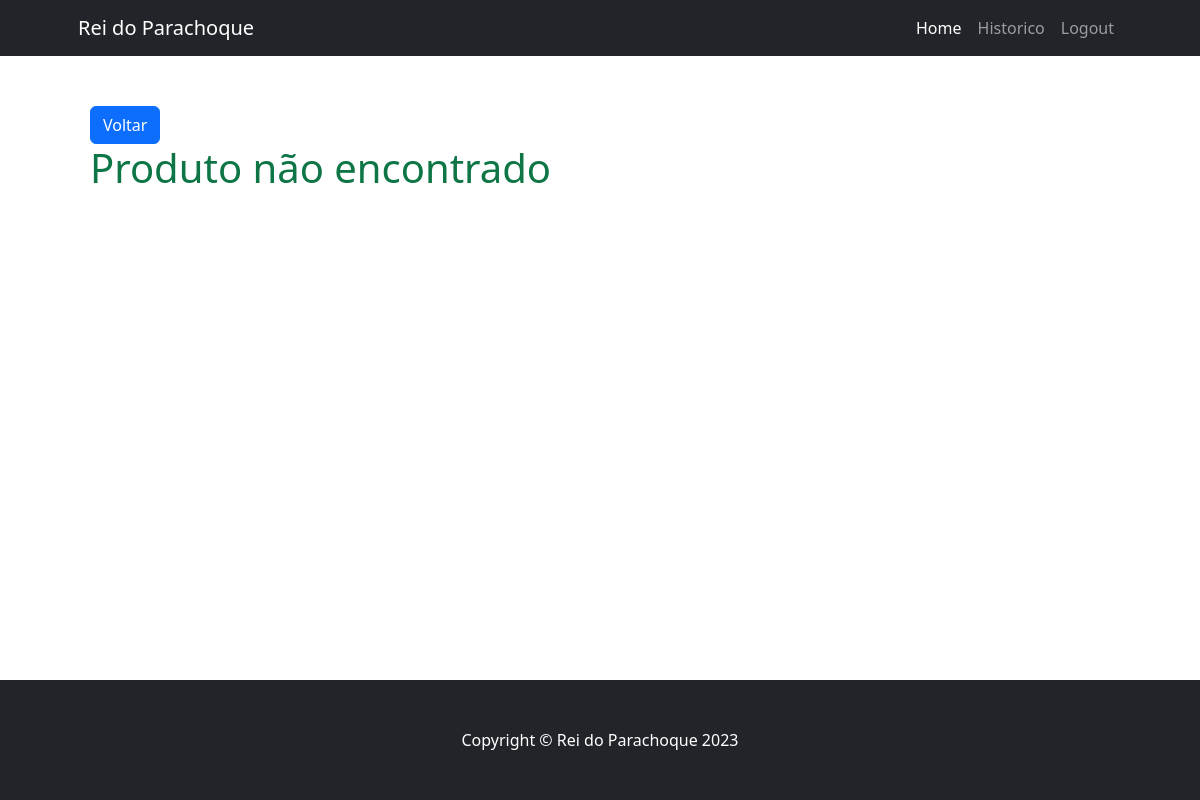
The app's page /product/burge (signed in), older data.
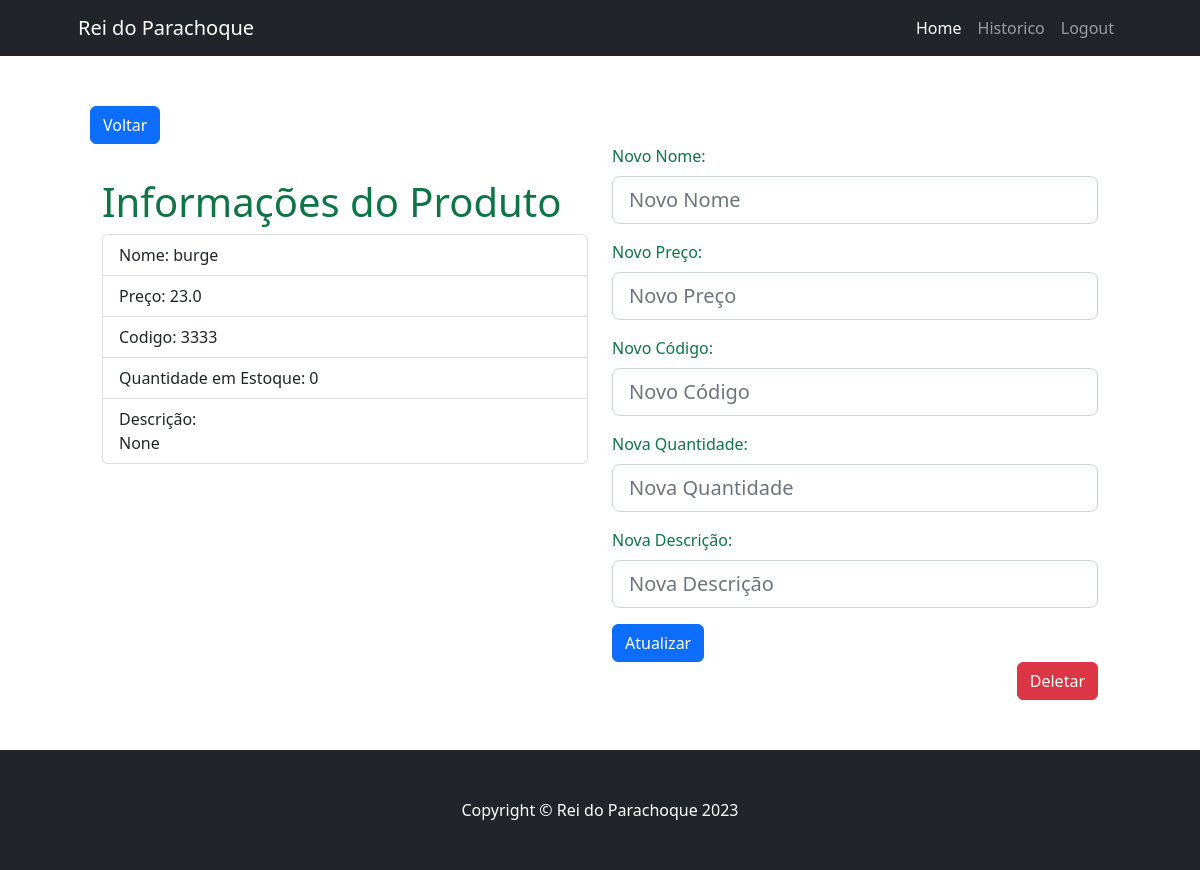
The same page, newer data.
### app/models/tables.py (models this page shows, shortened)
class Product(db.Model):
    id = db.Column(db.Integer, primary_key=True)
    name = db.Column(db.String(80))
    price = db.Column(db.Float)
    code = db.Column(db.String(80), unique=True)
    quantity = db.Column(db.Integer, default=0)
    description = db.Column(db.String(120))

### app/controllers/default.py (the view, shortened to what this page needs)
@app.route('/product/<name>', methods=['GET', 'POST'])
@login_required
def product(name):
    product = Product.query.filter_by(name=name).first()
    if product is None:
        product = Product.query.filter_by(code=name).first()
    form = ProductUpdateForm(obj=product)  # Popula o formulário com os dados do produto
    return render_template('product.html', produto=product, form=form)

### app/models/forms.py
class ProductUpdateForm(FlaskForm):
    productName = StringField('Nome do Produto', render_kw={"autocomplete": "off"})
    productPrice = DecimalField('Preço do Produto', [validators.Optional()])
    productCode = StringField('Código do Produto', render_kw={"autocomplete": "off"})
    productQuantity = IntegerField('Quantidade do Produto', [validators.Optional()])
    productDescription = StringField('Descrição do Produto', render_kw={"autocomplete": "off"})
    submit = SubmitField('Atualizar')

### app/controllers/default.py (called while the page is built)
@login_manager.user_loader
def load_user(user_id):
    return User.query.get(int(user_id))

### app/models/tables.py (called while the page is built)
    @property
    def is_authenticated(self):
        return True

### app/templates/product.html (shortened to what this page needs)
{% extends "base.html" %}
{% block content %}
<div class="container" style="margin-top: 50px; margin-bottom: 50px">
    <button class="btn btn-primary" onclick="window.location.href='/search_product'">Voltar</button>
    {% if produto %}
    <div class="container">
        <div class="row">
            <div class="col-sm">
                <h1 style="margin-top: 34px">Informações do Produto</h1>
                <ul class="list-group" style="list-style: none;">
                    <li class="list-group-item">Nome: {{ produto.name }}</li>
                    <li class="list-group-item">Preço: {{ produto.price }}</li>
                    <li class="list-group-item">Codigo: {{ produto.code }}</li>
                    <li class="list-group-item">Quantidade em Estoque: {{ produto.quantity }}</li>
                    <li class="list-group-item">Descrição:<br> {{produto.description}}</li>
                </ul>
            </div>
            <div class="col-sm">
                <form id="productAtt" action="/product/{{ produto.name}}" method="POST">
                    <div class="mb-3">
                        <label for="productName" class="form-label">Novo Nome: </label>
                        {{ form.productName(id="productName", class="form-control form-control-lg", placeholder="Novo Nome") }}
                    </div>
                    <div class="mb-3">
                        <label for="productPrice" class="form-label">Novo Preço: </label>
                        {{ form.productPrice(id="productPrice", class="form-control form-control-lg", placeholder="Novo Preço") }}
                    </div>
                    <div class="mb-3">
                        <label for="productCode" class="form-label">Novo Código: </label>
                        {{ form.productCode(id="productCode", class="form-control form-control-lg", placeholder="Novo Código") }}
                    </div>
                    <div class="mb-3">
                        <label for="productQuantity" class="form-label">Nova Quantidade: </label>
                        {{ form.productQuantity(id="productQuantity", class="form-control form-control-lg", placeholder="Nova Quantidade") }}
                    </div>
                    <div class="mb-3">
                        <label for="productDescription" class="form-label">Nova Descrição: </label>
                        {{ form.productDescription(id="productDescription", class="form-control form-control-lg", placeholder="Nova Descrição") }}
                    </div>
                    {{ form.submit(class="btn btn-primary") }}
                </form>
                <a href="/delete_product/{{ produto.name }}" class="btn btn-danger float-end">Deletar</a>
            </div>
        </div>
    </div>
    {% else %}
    <h1>Produto não encontrado</h1>
    {% endif %}
</div>
{% endblock %}

Row changes from the older to the newer data that the page shows:
added Product: name "burge", price "23.0", code "3333", quantity "0", description "None"
Text that changed along with them:
form field submit: (not shown) → "Atualizar"
text no longer shown: "Produto não encontrado"
text now shown: "Informações do Produto Nome: Preço: Codigo: Quantidade em Estoque: Descrição: Novo Nome: Novo Preço: Novo Código: Nova Quantidade: Nova Descrição: Deletar"
